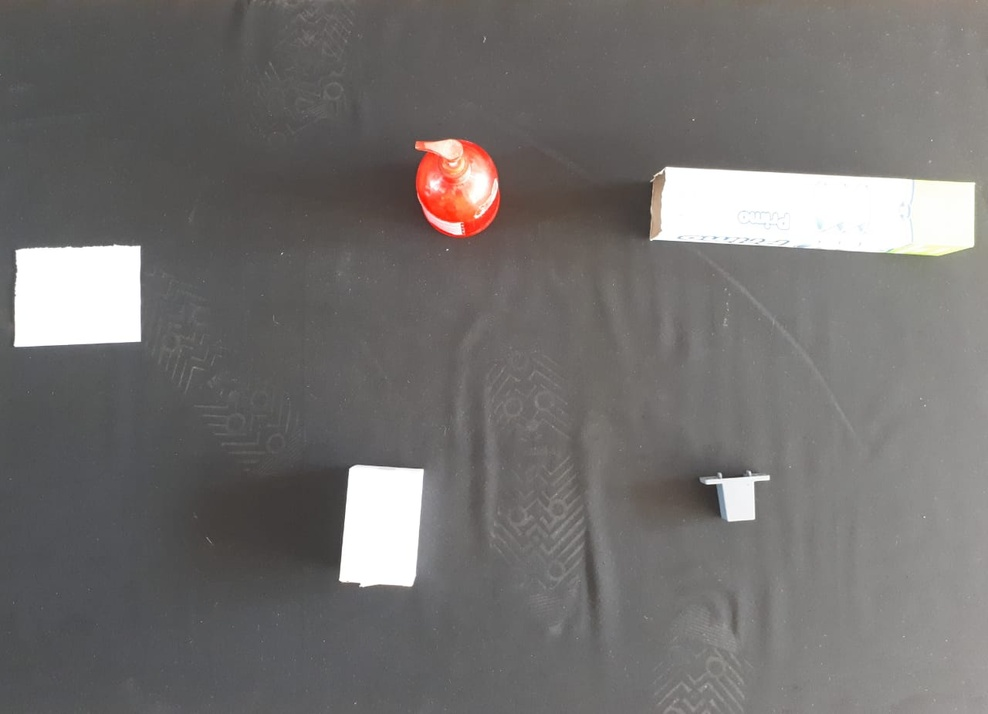
#> input picture measurement_test/img01.jpeg, 988 x 714 px, shrunk from 1280 x 925 before the run
$ python distance_between.py --image img01.jpeg --width 1.0   (older library calls are emulated)
#> lines starting #> are read from the running program, lines starting #| are printed output that depends on the picture; after the words box and inside, x2 and y2 are one past the last pixel; in counts of white or black regions, pixels touching at a corner belong together
# import the necessary packages
from scipy.spatial import distance as dist
from imutils import perspective
from imutils import contours
import numpy as np
import argparse
import imutils
import cv2

def midpoint(ptA, ptB):
    return ((ptA[0] + ptB[0]) * 0.5, (ptA[1] + ptB[1]) * 0.5)

# construct the argument parse and parse the arguments
ap = argparse.ArgumentParser()
ap.add_argument("-i", "--image", required=True,
                help="path to the input image")
ap.add_argument("-w", "--width", type=float, required=True,
                help="width of the left-most object in the image (in inches)")
args = vars(ap.parse_args())

# load the image, convert it to grayscale, and blur it slightly
image = cv2.imread(args["image"])
#> image is the input picture: shape (714, 988, 3); mean B, G, R 111.5, 112.9, 115.6
gray = cv2.cvtColor(image, cv2.COLOR_BGR2GRAY)
gray = cv2.GaussianBlur(gray, (7, 7), 0)

# perform edge detection, then perform a dilation + erosion to
# close gaps in between object edges
edged = cv2.Canny(gray, 50, 100)
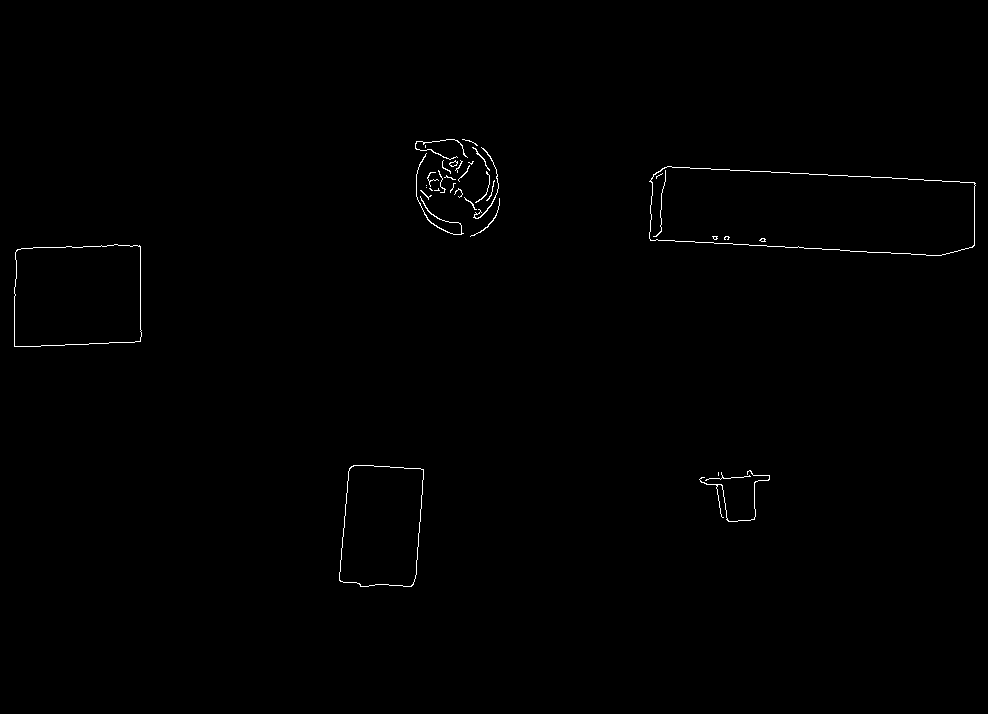
#> edged: shape (714, 988); 0.42% white in thin lines or dots, all inside (x1, y1, x2, y2) = (14, 139, 976, 587)
edged = cv2.dilate(edged, None, iterations=1)
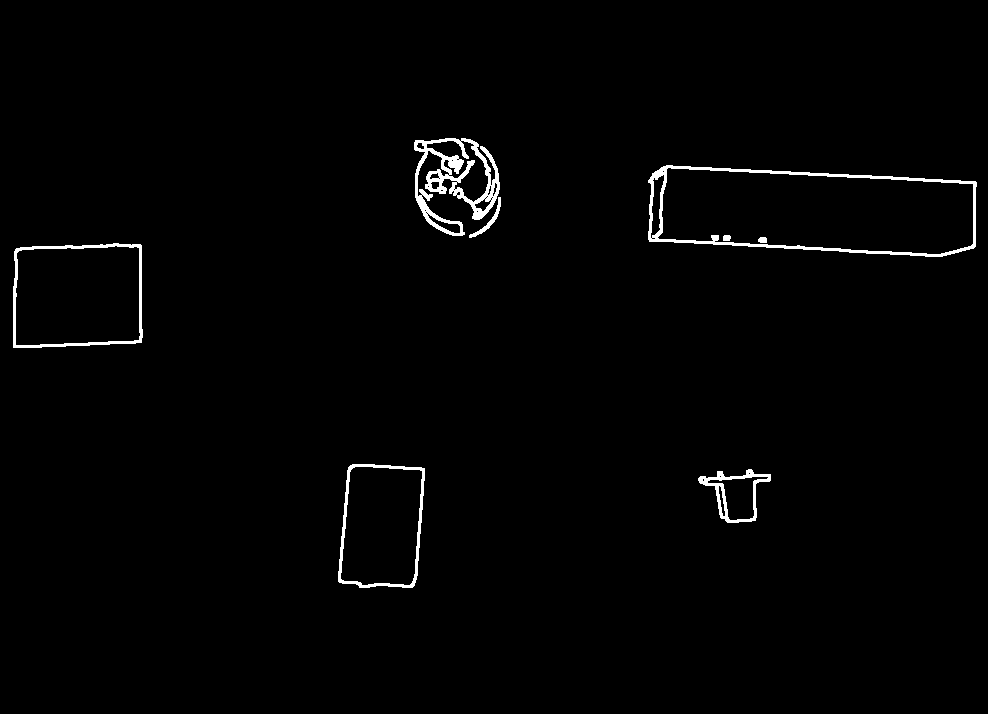
#> edged: shape (714, 988); 1.3% white; 8 white regions, largest, box (x1, y1, x2, y2) and area: (414, 138, 500, 236) 2873, (648, 165, 977, 257) 2790, (13, 243, 143, 348) 1381
edged = cv2.erode(edged, None, iterations=1)

# find contours in the edge map
cnts = cv2.findContours(edged.copy(), cv2.RETR_EXTERNAL,
                        cv2.CHAIN_APPROX_SIMPLE)
#> cnts = 13 contours, 5 with area under 20; largest, box (x1, y1, x2, y2) and area: (649, 166, 976, 256) 23794, (14, 244, 142, 347) 12232, (339, 465, 424, 587) 8883, (699, 470, 770, 522) 1736, (415, 139, 468, 235) 630, (427, 161, 474, 193) 150, (464, 147, 499, 219) 107, (462, 139, 490, 203) 38
cnts = cnts[0] if imutils.is_cv2() else cnts[1]

# sort the contours from left-to-right and, then initialize the
# distance colors and reference object
(cnts, _) = contours.sort_contours(cnts)
colors = ((0, 0, 255), (240, 0, 159), (0, 165, 255), (255, 255, 0),
         (255, 0, 255))
refObj = None


# loop over the contours individually
for c in cnts:
    # if the contour is not sufficiently large, ignore it
    if cv2.contourArea(c) < 100:
        continue

    # compute the rotated bounding box of the contour
    box = cv2.minAreaRect(c)
    box = cv2.cv.BoxPoints(box) if imutils.is_cv2() else cv2.boxPoints(box)
    box = np.array(box, dtype="int")

    # order the points in the contour such that they appear
    # in top-left, top-right, bottom-right, and bottom-left
    # order, then draw the outline of the rotated bounding
    # box
    box = perspective.order_points(box)

    # compute the center of the bounding box
    cX = np.average(box[:, 0])
    cY = np.average(box[:, 1])

    # if this is the first contour we are examining (i.e.,
    # the left-most contour), we presume this is the
    # reference object
    if refObj is None:
        # unpack the ordered bounding box, then compute the
        # midpoint between the top-left and top-right points,
        # followed by the midpoint between the top-right and
        # bottom-right
        (tl, tr, br, bl) = box
        (tlblX, tlblY) = midpoint(tl, bl)
        (trbrX, trbrY) = midpoint(tr, br)

        # compute the Euclidean distance between the midpoints,
        # then construct the reference object
        D = dist.euclidean((tlblX, tlblY), (trbrX, trbrY))
        refObj = (box, (cX, cY), D / args["width"])
        continue

    # draw the contours on the image
    orig = image.copy()
    cv2.drawContours(orig, [box.astype("int")], -1, (0, 255, 0), 2)
    cv2.drawContours(orig, [refObj[0].astype("int")], -1, (0, 255, 0), 2)

    # stack the reference coordinates and the object coordinates
    # to include the object center
    refCoords = np.vstack([refObj[0], refObj[1]])
    objCoords = np.vstack([box, (cX, cY)])

    # loop over the original points
    for ((xA, yA), (xB, yB), color) in zip(refCoords, objCoords, colors):
        # draw circles corresponding to the current points and
        # connect them with a line
        cv2.circle(orig, (int(xA), int(yA)), 5, color, -1)
        cv2.circle(orig, (int(xB), int(yB)), 5, color, -1)
        cv2.line(orig, (int(xA), int(yA)), (int(xB), int(yB)),
                 color, 2)

        # compute the Euclidean distance between the coordinates,
        # and then convert the distance in pixels to distance in
        # units
        D = dist.euclidean((xA, yA), (xB, yB)) / refObj[2]
        (mX, mY) = midpoint((xA, yA), (xB, yB))
        cv2.putText(orig, "{:.1f}in".format(D), (int(mX), int(mY - 10)),
                    cv2.FONT_HERSHEY_SIMPLEX, 0.55, color, 2)

        # show the output image
        cv2.imshow("Image", orig)
        cv2.waitKey(0)
#> this loop made 13 passes
#> (cX, cY, tl, tr, br, bl, tlblX, tlblY) on pass 1: (76.5, 294.5, [10, 247], [139, 243], [143, 342], [14, 346], 12, 296.5)
#> pass 2, `cv2.imshow("Image", orig)`:
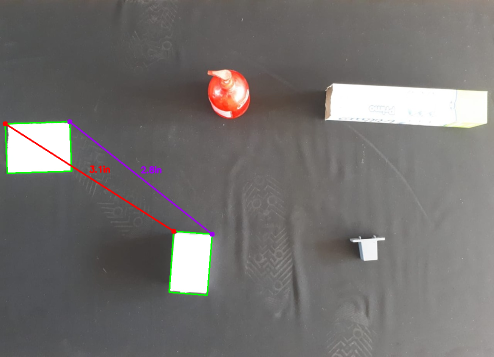
#> window 'Image': shape (714, 988, 3) (shown at 1/2 size); mean B, G, R 111.1, 112.8, 115.6
#> pass 2, `cv2.imshow("Image", orig)`:
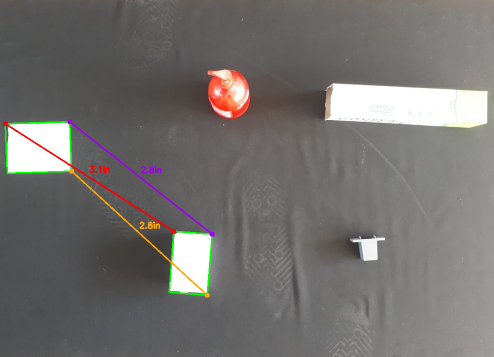
#> window 'Image': shape (714, 988, 3) (shown at 1/2 size); mean B, G, R 110.8, 112.9, 115.9
#> pass 2, `cv2.imshow("Image", orig)`:
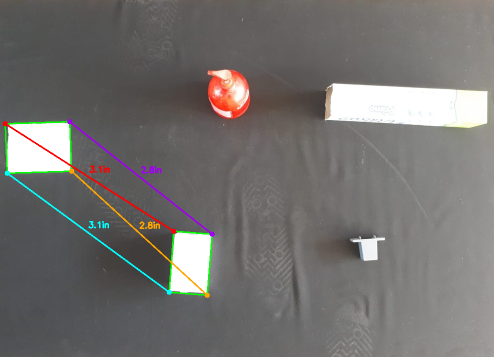
#> window 'Image': shape (714, 988, 3) (shown at 1/2 size); mean B, G, R 111.3, 113.3, 115.7
#> after the loop:
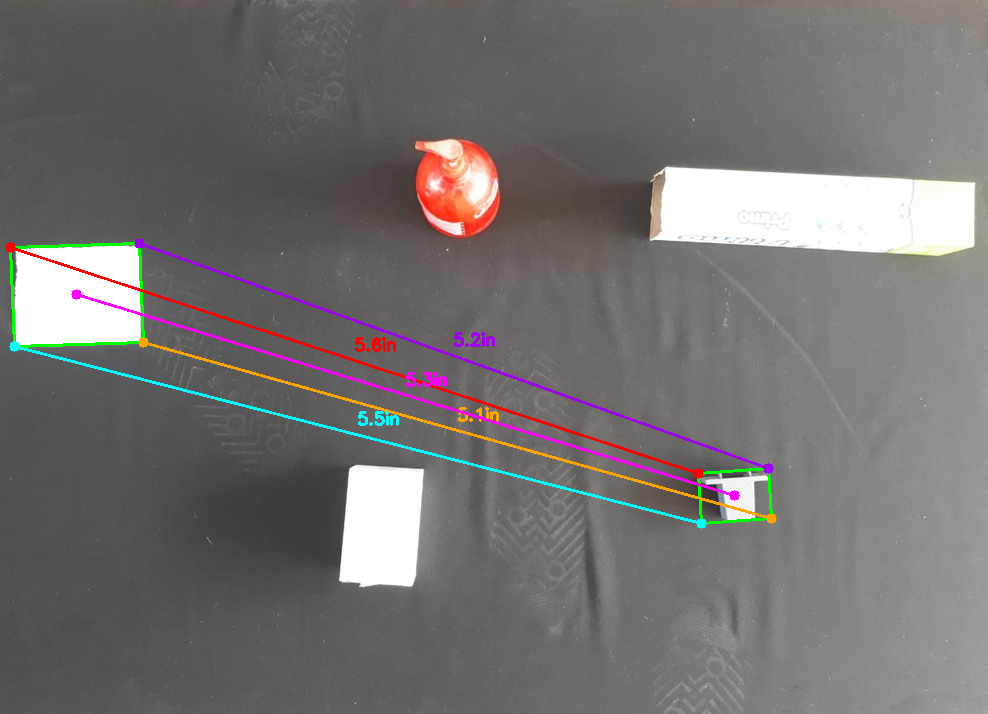
#> orig: shape (714, 988, 3); mean B, G, R 111.9, 112.8, 116.5
#> after the loop, tlblX = 12; tlblY = 296.5; trbrX = 141; trbrY = 292.5

$ run again, on measurement_test/img03.jpeg
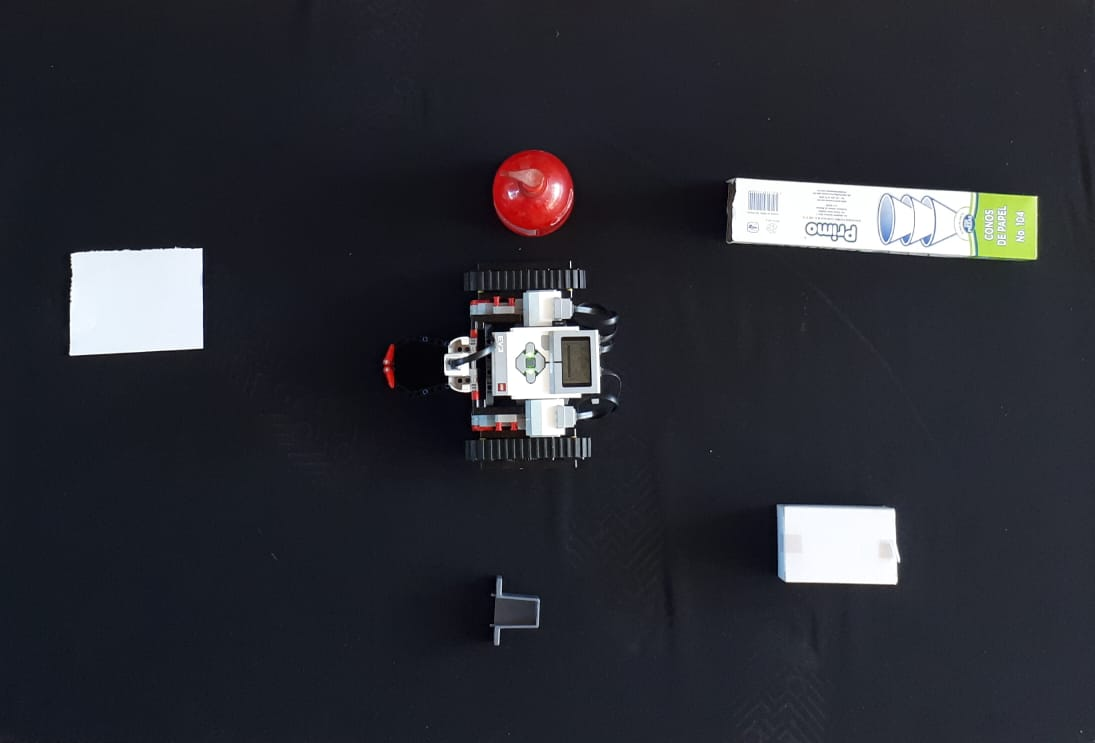
#> input picture measurement_test/img03.jpeg, 1095 x 743 px
#> image is the input picture: shape (743, 1095, 3); mean B, G, R 52.7, 45.5, 44.3
#> `edged = cv2.erode(edged, None, iterations=1)`:
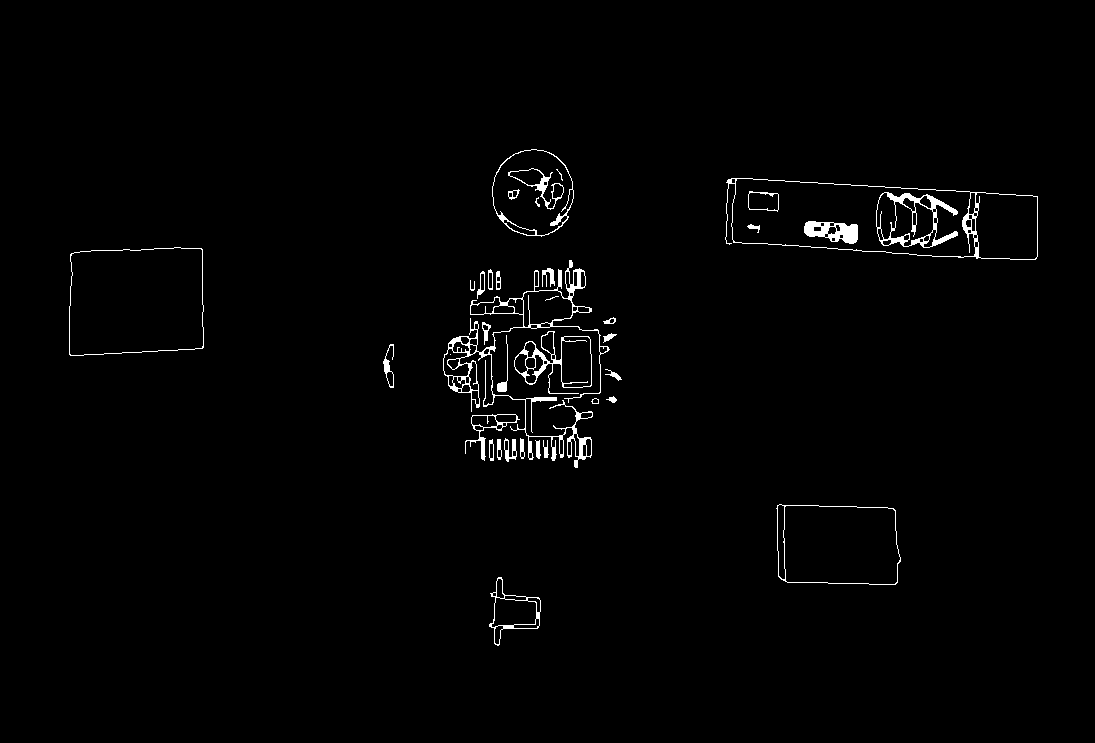
#> edged: shape (743, 1095); 1.4% white; 37 white regions (3 under 20 px)
#> cnts = 27 contours, 1 with area under 20; largest, box (x1, y1, x2, y2) and area: (725, 178, 1038, 260) 19758, (69, 247, 204, 356) 13564, (776, 504, 901, 585) 9124, (492, 149, 574, 237) 5543, (443, 260, 610, 468) 5482
#> the loop `for c in cnts:` made 27 passes
#> (cX, cY, tl, tr, br, bl, tlblX, tlblY) on pass 1: (135, 300, [65, 250], [201, 245], [205, 350], [69, 355], 67, 302.5)
#> after the loop `for c in cnts:`:
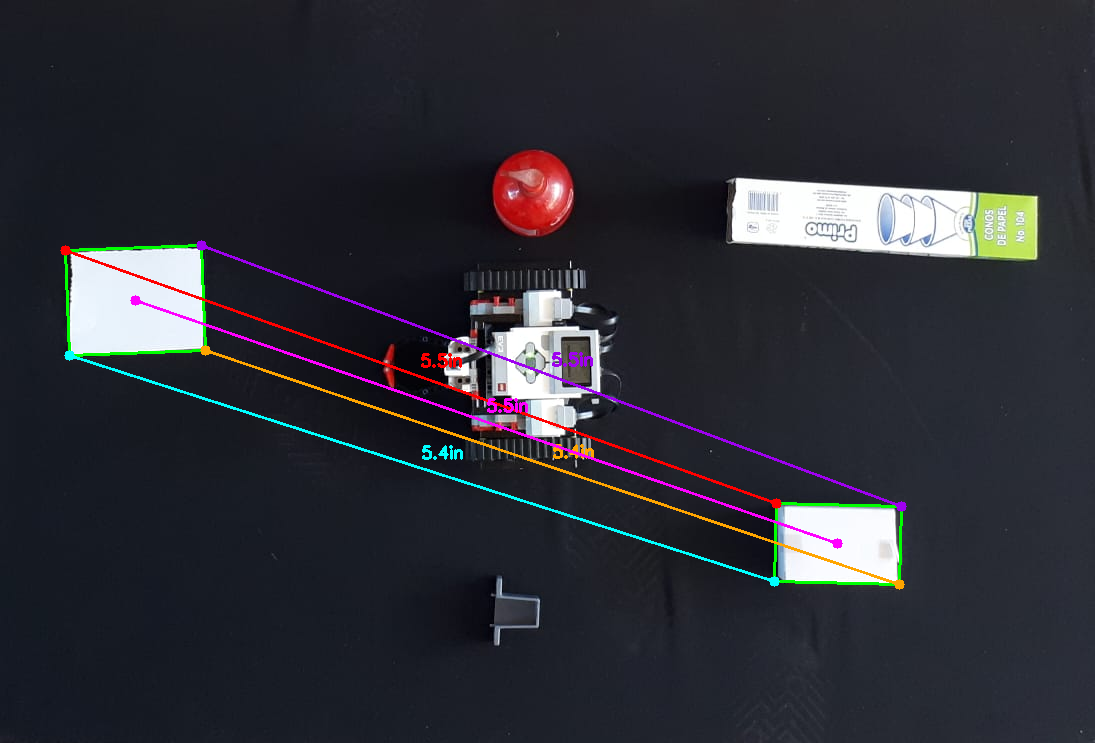
#> orig: shape (743, 1095, 3); mean B, G, R 53.7, 46.3, 46
#> after the loop `for c in cnts:`: tlblX = 67; tlblY = 302.5; trbrX = 203; trbrY = 297.5

$ run again, on measurement_test/img04.jpeg
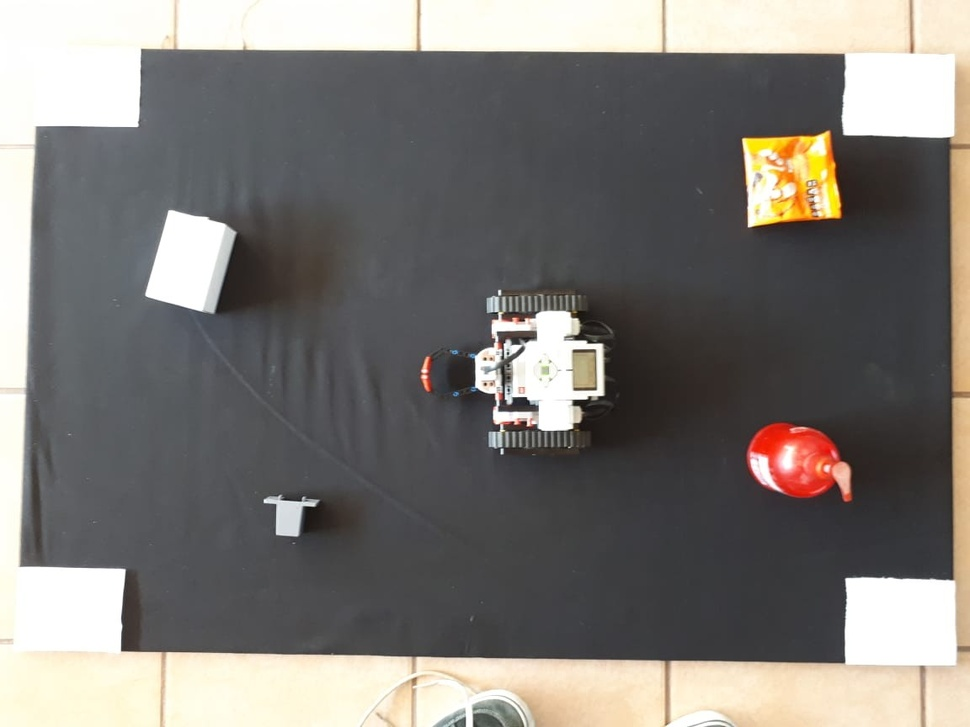
#> input picture measurement_test/img04.jpeg, 970 x 727 px, shrunk from 1152 x 864 before the run
#> image is the input picture: shape (727, 970, 3); mean B, G, R 117.5, 121.5, 125.1
#> `edged = cv2.erode(edged, None, iterations=1)`:
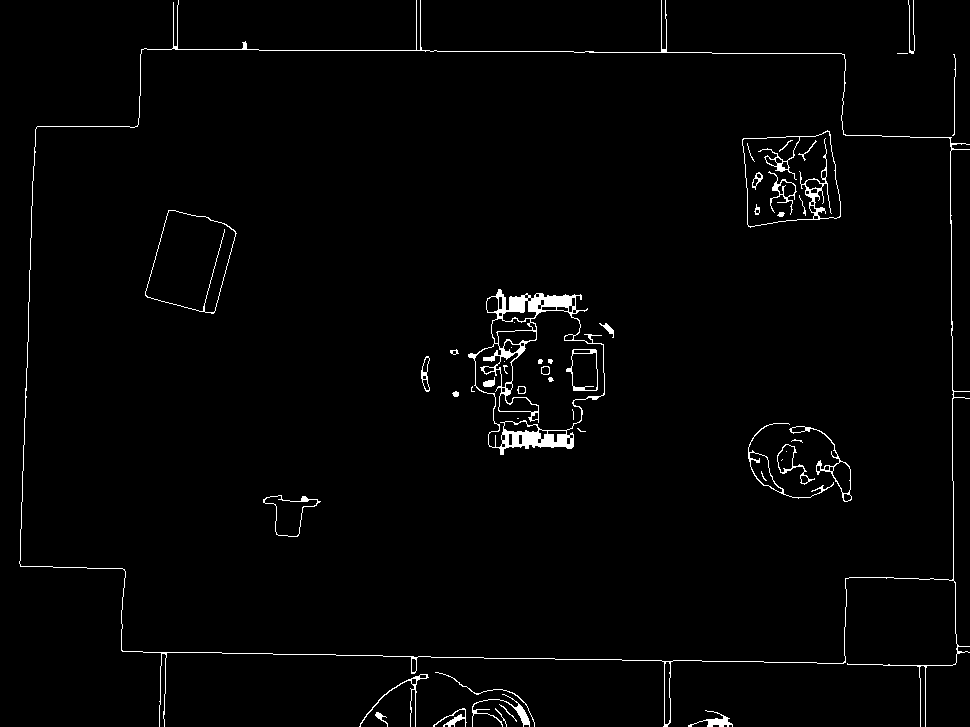
#> edged: shape (727, 970); 1.8% white in thin lines or dots
#> cnts = 12 contours, 5 with area under 20; largest, box (x1, y1, x2, y2) and area: (19, 0, 970, 727) 526348, (472, 694, 530, 727) 169, (688, 710, 733, 727) 151, (359, 674, 429, 727) 136, (433, 708, 467, 727) 96, (375, 712, 388, 727) 36, (435, 672, 535, 727) 27
#> the loop `for c in cnts:` made 12 passes
#> (cX, cY, tl, tr, br, bl, tlblX, tlblY) on pass 1: (494, 363, [19, 0], [969, 0], [969, 726], [19, 726], 19, 363)
#> after the loop `for c in cnts:`:
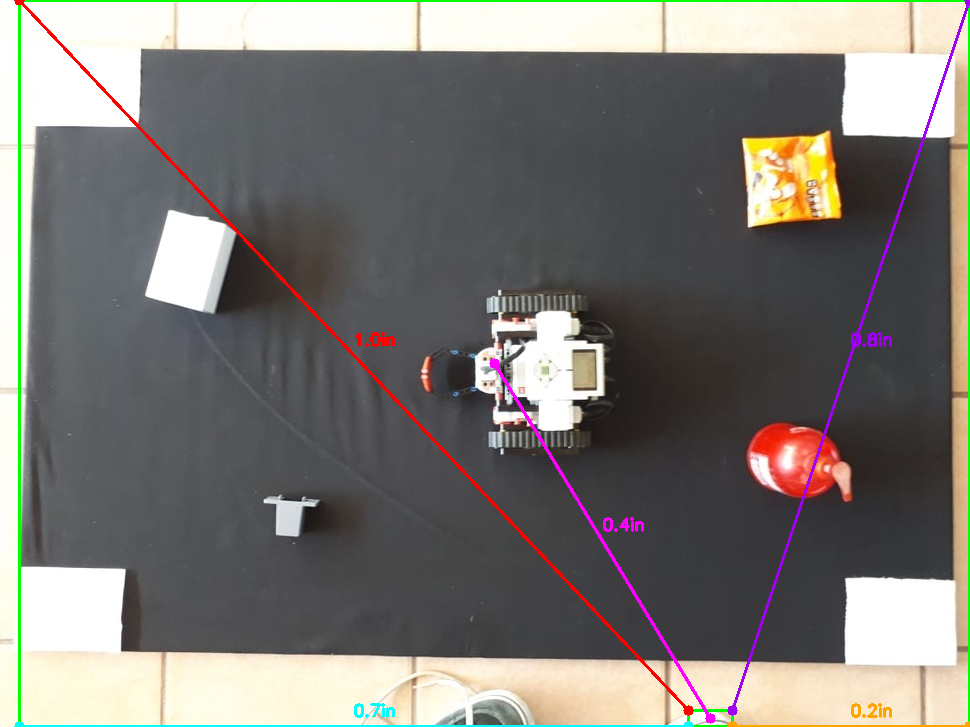
#> orig: shape (727, 970, 3); mean B, G, R 116, 120.4, 123.7
#> after the loop `for c in cnts:`: tlblX = 19; tlblY = 363; trbrX = 969; trbrY = 363
